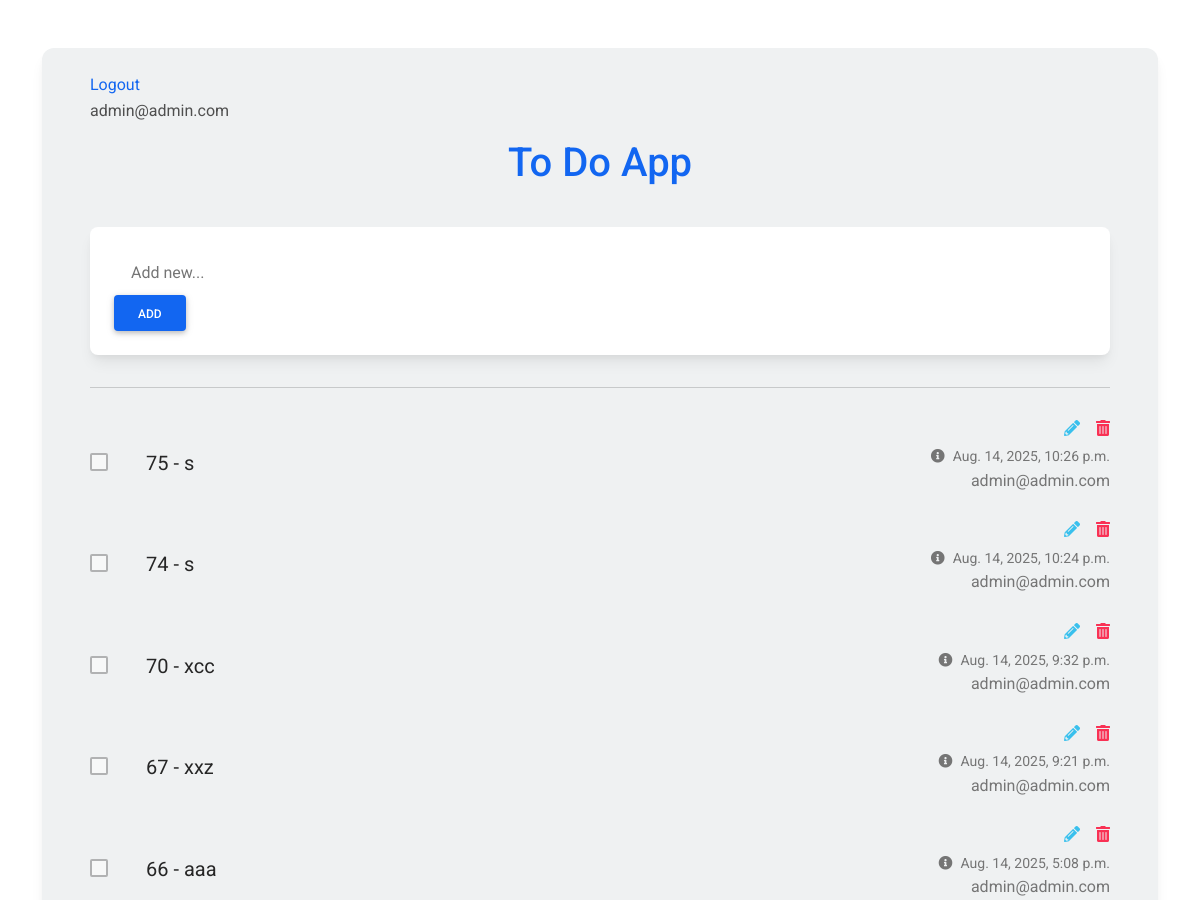
/todo/task/ (signed in, upper part), run on an earlier commit of the app's database.
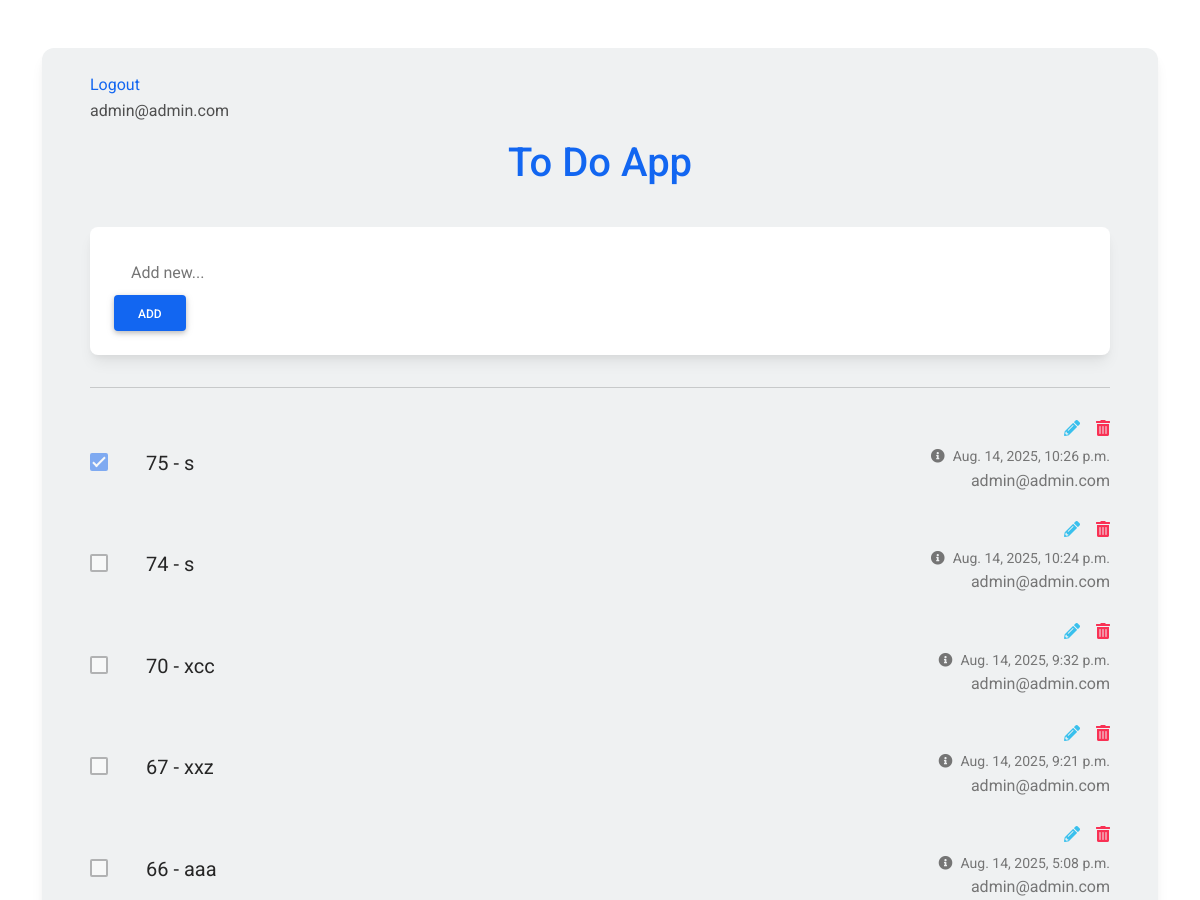
And on a later commit of the database.
### todo/models.py (models this page shows, shortened)
class Task(models.Model):
    author = models.ForeignKey("accounts.Profile", on_delete=models.CASCADE)
    title = models.CharField(max_length=250, default="test")
    status = models.BooleanField(default=False)
    created_date = models.DateTimeField(auto_now_add=True)
    updated_date = models.DateTimeField(auto_now=True)

### accounts/models.py (models this page shows)
class Profile(models.Model):
    user = models.ForeignKey(User, on_delete=models.CASCADE)
    first_name = models.CharField(max_length=250)
    last_name = models.CharField(max_length=250)
    image = models.ImageField(blank=True, null=True)
    description = models.TextField()
    created_date = models.DateTimeField(auto_now_add=True)
    updated_date = models.DateTimeField(auto_now=True)
    def __str__(self):
        return self.user.email

class User(AbstractBaseUser, PermissionsMixin):
    email = models.EmailField(max_length=255, unique=True)
    is_staff = models.BooleanField(default=False)
    is_active = models.BooleanField(default=True)
    is_superuser = models.BooleanField(default=False)
    is_verified = models.BooleanField(default=False)
    created_date = models.DateTimeField(auto_now_add=True)
    updated_date = models.DateTimeField(auto_now=True)
    USERNAME_FIELD = "email"
    REQUIRED_FIELDS = []
    objects = UserManager()
    def __str__(self):
        return self.email

### todo/views.py (the view, shortened to what this page needs)
# urls.py: path("task/", TaskView.as_view(), name="task"),
class TaskView(MyLoginRequiredMixin, CreateView, ListView):
    model = Task
    template_name = "todo/task.html"
    success_url = "/todo/task/"
    context_object_name = "tasks"
    paginate_by = 50
    form_class = TaskForm
    def get_queryset(self):
        queryset = super().get_queryset()
        current_user = self.request.user
        queryset = queryset.filter(author__user=current_user)
        return queryset.order_by("-created_date")
    def get_initial(self):
        initial = super().get_initial()
        if self.request.user.is_authenticated:
            initial["author"] = Profile.objects.get(user=self.request.user)
        return initial

### todo/forms.py
class TaskForm(forms.ModelForm):
    class Meta:
        model = Task
        fields = ["author", "title"]
        widgets = {
            "author": forms.HiddenInput(),
        }

### templates/todo/task.html (shortened to what this page needs)
{%load static%}
<!DOCTYPE html>
<html lang="en">
<head>
  <link rel="stylesheet" href="https://use.fontawesome.com/releases/v5.15.2/css/all.css" />
  <link rel="stylesheet" href="{% static "todo/css/bootstrap-to-do-list.min.css" %}" />
</head>
<body>
  <section class="vh-100">
    <div class="container py-5 h-100">
      <div class="row d-flex justify-content-center align-items-center h-100">
        <div class="col">
          <div class="card" id="list1" style="border-radius: .75rem; background-color: #eff1f2;">
            <div class="card-body py-4 px-4 px-md-5">
              <a href="#" onclick="document.getElementById('logout-form').submit();" class="primary-btn">Logout</a>
              <p>{{request.user}}</p>
              <p class="h1 text-center mt-3 mb-4 pb-3 text-primary">
                To Do App
              </p>
              <div class="pb-2">
                <div class="card">
                  <div class="card-body">
                    <div class="d-flex flex-row align-items-center">
                      <form action='{% url 'todo:task' %}'method="post">
                        <input type="text" name='title' class="form-control form-control-lg" id="exampleFormControlInput1" placeholder="Add new...">
                        <button type="submit" class="btn btn-primary">Add</button>
                      </form>
                    </div>
                  </div>
                </div>
              </div>
              <hr class="my-4">
              {% for task in tasks %}
              <ul class="list-group list-group-horizontal rounded-0 bg-transparent">
                <li class="list-group-item d-flex align-items-center ps-0 pe-3 py-1 rounded-0 border-0 bg-transparent">
                  <a href="{% url 'todo:task-complete' pk=task.id %}" title="complete todo">
                    <div class="form-check">
                      <input
                      class="form-check-input me-0"
                      type="checkbox"
                      value=''
                      id="flexCheckChecked1"
                      aria-label="..."
                      {% if task.status == True %}
                      checked
                      {% endif %}
                      disabled
                      />
                    </div>
                  </a>
                </li>
                <li class="list-group-item px-3 py-1 d-flex align-items-center flex-grow-1 border-0 bg-transparent">
                  <p class="lead fw-normal mb-0">{{task.id}} - {{task.title}} </p>
                </li>
                <li class="list-group-item ps-3 pe-0 py-1 rounded-0 border-0 bg-transparent">
                  <div class="d-flex flex-row justify-content-end mb-1">
                    <a href="{% url 'todo:task-edit' pk=task.id %}" class="text-info" data-mdb-toggle="tooltip" title="Edit todo"><i class="fas fa-pencil-alt me-3"></i></a>
                    <a href="{% url 'todo:task-delete' pk=task.id %}" class="text-danger" data-mdb-toggle="tooltip" title="Delete todo"><i class="fas fa-trash-alt"></i></a>
                  </div>
                  <div class="text-end text-muted">
                    <a href="#!" class="text-muted" data-mdb-toggle="tooltip" title="Created date">
                      <p class="small mb-0"><i class="fas fa-info-circle me-2"></i>{{task.created_date}}</p></a>
                      <p> {{task.author}} </p>
                  </div>
                </li>
              </ul>
              {% endfor %}
            </div>
          </div>
        </div>
      </div>
    </div>
  </section>
</body>
</html>

What changed in the data, as far as the page shows it:
changed Task "Aug. 14, 2025, 10:26 p.m.": status "☐" → "☑"
